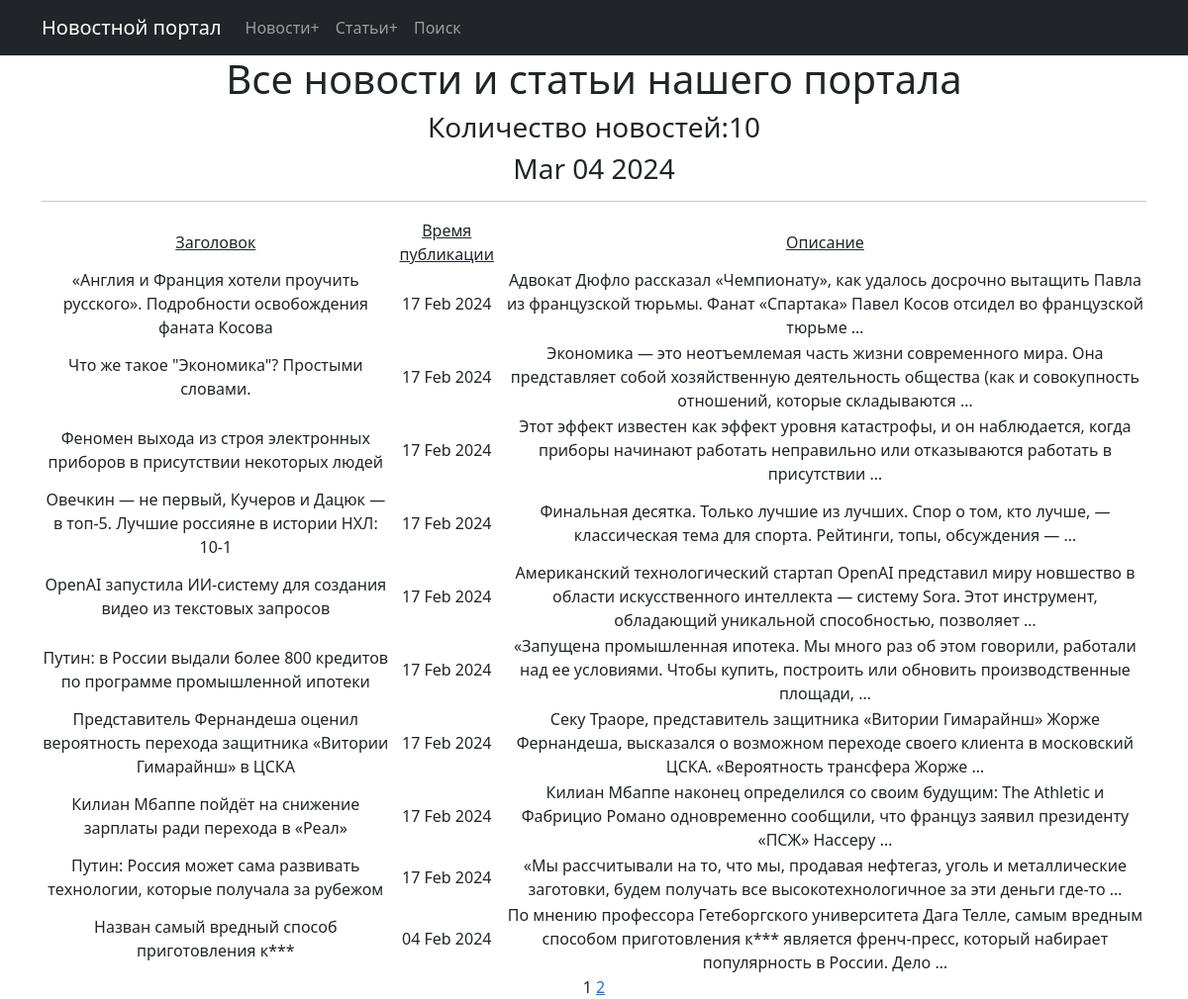
Page /post/ on the committed database.
### news/models.py (models this page shows, shortened)
class Post(models.Model):
    author = models.ForeignKey(Author, on_delete=models.CASCADE)
    post_type = models.CharField(max_length=2, choices=POST_TYPES,
                                 default=news)
    date_in = models.DateTimeField(auto_now_add=True)
    category = models.ManyToManyField(Category, through="PostCategory")
    title = models.CharField(max_length=255)
    text = models.TextField()
    rating = models.IntegerField(default=0)

### news/views.py (the view)
# urls.py: path('post/', PostList.as_view(), name='post'),
class PostList(ListView):
    model = Post
    ordering = '-date_in'
    template_name = 'flatpages/post.html'
    context_object_name = 'post'
    paginate_by = 10

### news/templatetags/censor.py (called while the page is built)
@register.filter()
def censor(value):
    swearing = ['европейские', 'кофе']
    if not isinstance(value, str):
        raise TypeError()
    for word in value.split():
        if word.lower() in swearing:
            value = value.replace(word, f"{word[0]}{'*' * (len(word) - 1)}")
    return value

### news/templatetags/custom_tags.py (called while the page is built)
@register.simple_tag()
def current_time(format_string='%b %d %Y'):
    return datetime.utcnow().strftime(format_string)

### templates/flatpages/post.html (shortened to what this page needs)
{% extends 'flatpages/default.html' %}
{% load censor %}
{% load custom_tags %}
{% block content %}
    <h1>Все новости и статьи нашего портала</h1>
    <h3>Количество новостей:{{ post|length }}</h3>
    <h3>{% current_time '%b %d %Y' %}</h3>
    <hr>
    {% if post %}
        <table>
            <tr>
                <td><u>Заголовок</u></td>
                <td><u>Время публикации</u></td>
                <td><u>Описание</u></td>
            {% for i in post %}
            </tr>
            <tr>
                <td>{{ i.title|censor }}</td>
                <td>{{ i.date_in|date:'d M Y' }}</td>
                <td>{{ i.text|truncatewords:20|censor }}</td>
            </tr>
            {% endfor %}
        </table>
    {% else %}
        <h2>Нет новостей</h2>
    {% endif %}
    {{ page_obj.number }}
    {% if page_obj.has_next %}
       <a href="?page={{ page_obj.next_page_number }}">{{ page_obj.next_page_number }}</a>
   {% endif %}
{% endblock content %}

### rows in the picture
Post: title|censor "«Англия и Франция хотели проучить русского». Подробности освобождения фаната Косова", date_in "17 Feb 2024", text|censor "Адвокат Дюфло рассказал «Чемпионату», как удалось досрочно вытащить Павла из французской тюрьмы. Фанат «Спартака» Павел Косов отсидел во французской тюрьме …"
Post: title|censor "Что же такое \"Экономика\"? Простыми словами.", date_in "17 Feb 2024", text|censor "Экономика — это неотъемлемая часть жизни современного мира. Она представляет собой хозяйственную деятельность общества (как и совокупность отношений, которые складываются …"
Post: title|censor "Феномен выхода из строя электронных приборов в присутствии некоторых людей", date_in "17 Feb 2024", text|censor "Этот эффект известен как эффект уровня катастрофы, и он наблюдается, когда приборы начинают работать неправильно или отказываются работать в присутствии …"
Post: title|censor "Овечкин — не первый, Кучеров и Дацюк — в топ-5. Лучшие россияне в истории НХЛ: 10-1", date_in "17 Feb 2024", text|censor "Финальная десятка. Только лучшие из лучших. Спор о том, кто лучше, — классическая тема для спорта. Рейтинги, топы, обсуждения — …"
Post: title|censor "OpenAI запустила ИИ-систему для создания видео из текстовых запросов", date_in "17 Feb 2024", text|censor "Американский технологический стартап OpenAI представил миру новшество в области искусственного интеллекта — систему Sora. Этот инструмент, обладающий уникальной способностью, позволяет …"
Post: title|censor "Путин: в России выдали более 800 кредитов по программе промышленной ипотеки", date_in "17 Feb 2024", text|censor "«Запущена промышленная ипотека. Мы много раз об этом говорили, работали над ее условиями. Чтобы купить, построить или обновить производственные площади, …"
Post: title|censor "Представитель Фернандеша оценил вероятность перехода защитника «Витории Гимарайнш» в ЦСКА", date_in "17 Feb 2024", text|censor "Секу Траоре, представитель защитника «Витории Гимарайнш» Жорже Фернандеша, высказался о возможном переходе своего клиента в московский ЦСКА. «Вероятность трансфера Жорже …"
Post: title|censor "Килиан Мбаппе пойдёт на снижение зарплаты ради перехода в «Реал»", date_in "17 Feb 2024", text|censor "Килиан Мбаппе наконец определился со своим будущим: The Athletic и Фабрицио Романо одновременно сообщили, что француз заявил президенту «ПСЖ» Нассеру …"
Post: title|censor "Путин: Россия может сама развивать технологии, которые получала за рубежом", date_in "17 Feb 2024", text|censor "«Мы рассчитывали на то, что мы, продавая нефтегаз, уголь и металлические заготовки, будем получать все высокотехнологичное за эти деньги где-то …"
Post: title|censor "Назван самый вредный способ приготовления к***", date_in "04 Feb 2024", text|censor "По мнению профессора Гетеборгского университета Дага Телле, самым вредным способом приготовления к*** является френч-пресс, который набирает популярность в России. Дело …"

### other values in the picture
{{ post|length }} "10"
{{ page_obj.number }} "1"
{{ page_obj.next_page_number }} "2"
